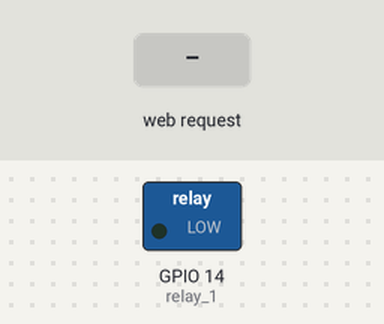
A sketch run on a simulated ESP8266 (NodeMCU). Shown: switched loads named in the sketch (green lamp = pin HIGH). The test bench sets the inputs (shaded band). WiFi joins after 1.5 s; servers stay silent unless stated; what the sketch prints to the serial monitor is not drawn.

Above: at 3.2 s.
3.3 s: HTTP request GET /room_light received
At 4.5 s:
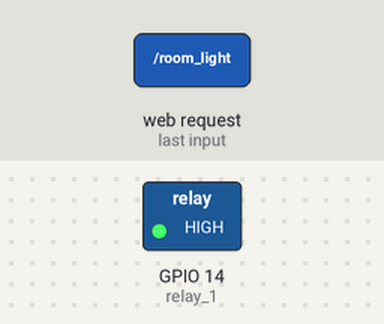
Timing chart, 0 to 6.3 s (numbered marks = the images above; inputs shaded):
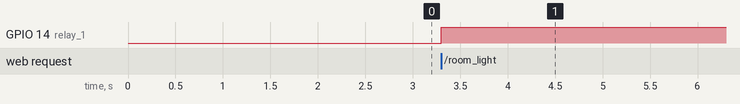

The sketch:

power_plug_switch.ino
```cpp
#include <ESP8266WiFi.h>
#include <ESP8266WebServer.h>
#include <WiFiManager.h>
#include <ESP8266mDNS.h>;


#define relay_1 14
String room_light = "0";

ESP8266WebServer server; //server variable
void setup() {
  initializePin(); //call function
  Serial.begin(74880);
  delay(500);

  //Connect to network
  WiFiManager wifiManager;
  wifiManager.autoConnect("ESP8266","password");

  Serial.println("Connected.");

  if (!MDNS.begin("esp8266"))   {  Serial.println("Error setting up MDNS responder!");  }
      else                          {  Serial.println("mDNS responder started");  }

serverSection();
server.begin();
Serial.println("Server started");
}

void loop() {
  server.handleClient();
}

void initializePin(){

  pinMode(relay_1, OUTPUT);
  digitalWrite(relay_1, LOW);
}

void serverSection(){
  server.on("/", []() {
    server.send(200, "text/html", "<!DOCTYPE html><html><meta charset='UTF-8'><head></head><body><h2>Power_Plug</h2><h3><a href='/room_light'>Switch</a></body></html>");
  });

  server.on("/room_light", room_light_state);

  server.on("/status", all_state);

  server.begin();
}

void room_light_state(){
  if(room_light == "0"){
    room_light = "1";
    digitalWrite(relay_1, HIGH);
    server.send(200, "text/html", room_light);
  }else{
    room_light = "0";
    digitalWrite(relay_1, LOW);
    server.send(200, "text/html", room_light);
  }
}
void all_state(){

   server.send(200, "text/html", "{'rl':'"+room_light+"'}");

}
```

Measured:
- after the input at 3.3 s, GPIO 14 (relay_1): LOW → HIGH at once
